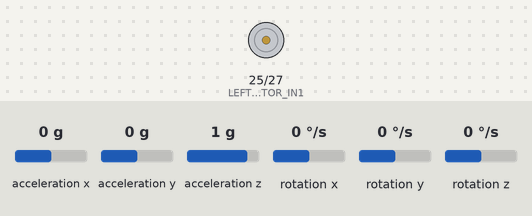
Bench run of a sketch on a simulated ESP32. Shown: motor-driver pin pairs drawn as motors (green arrow = first pin HIGH = forward, orange = second pin HIGH = backward, longer = more drive). Wiring (inferred from the names in the program): MPU-9250 motion sensor at I2C address 0x68. Inputs (shaded band) come from the test bench; at power-on: acceleration x 0 g, acceleration y 0 g, acceleration z 1 g, rotation x 0 °/s, rotation y 0 °/s, rotation z 0 °/s. What the sketch prints to the serial monitor is not drawn.

Above: at 1.1 s.
At 2.7 s:
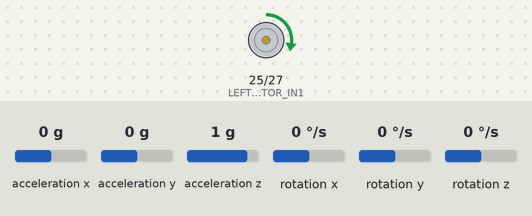
Timing chart, 0 to 4.2 s (numbered marks = the images above):
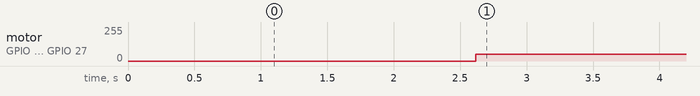

The sketch:

ROtate_one_motor_90_degress.ino
```cpp
#include <Wire.h>
#include <math.h>

// --- MPU9250 Setup ---
#define MPU9250_ADDR 0x68
#define GYRO_SENS 32.8 // ±1000 °/s -> 32.8 LSB/(°/s)
float yaw = 0;
unsigned long prevTime = 0;
float gz_offset = -114;

// --- Motor Pins ---
#define LEFT_MOTOR_IN1 25
#define LEFT_MOTOR_IN2 27

// --- I2C Pins ---
#define SDA 17
#define SCL 14

// --- Functions for MPU9250 ---
void writeRegister(uint8_t reg, uint8_t value) {
  Wire.beginTransmission(MPU9250_ADDR);
  Wire.write(reg);
  Wire.write(value);
  Wire.endTransmission();
}

void readRegisters(uint8_t reg, uint8_t count, uint8_t *dest) {
  Wire.beginTransmission(MPU9250_ADDR);
  Wire.write(reg);
  Wire.endTransmission(false);
  Wire.requestFrom(MPU9250_ADDR, count);
  for (uint8_t i = 0; i < count; i++) dest[i] = Wire.read();
}

void calibrateGyroZ() {
  uint8_t data[6];
  int32_t gz_sum = 0;
  Serial.println("Calibrating Gyro Z...");
  for (int i = 0; i < 500; i++) {
    readRegisters(0x43, 6, data);
    gz_sum += (int16_t)((data[4] << 8) | data[5]);
    delay(2);
  }
  gz_offset = gz_sum / 500.0;
  Serial.println("✅ Gyro Z calibration done!");
}

// --- Motor control ---
void LeftMotorPower(int power) {
  power = constrain(power, -255, 255);
  if (power > 0) {
    analogWrite(LEFT_MOTOR_IN1, power);
    analogWrite(LEFT_MOTOR_IN2, 0);
  } else if (power < 0) {
    analogWrite(LEFT_MOTOR_IN1, 0);
    analogWrite(LEFT_MOTOR_IN2, -power);
  } else {
    analogWrite(LEFT_MOTOR_IN1, 0);
    analogWrite(LEFT_MOTOR_IN2, 0);
  }
}

void setup() {
  Serial.begin(115200);
  Wire.begin(SDA, SCL);
  delay(1000);

  pinMode(LEFT_MOTOR_IN1, OUTPUT);
  pinMode(LEFT_MOTOR_IN2, OUTPUT);

  // Initialize MPU
  writeRegister(0x6B, 0x00);  // Wake up
  delay(100);
  writeRegister(0x1B, 0x10);  // ±1000°/s
  delay(100);

  calibrateGyroZ();
  prevTime = millis();
  Serial.println("Starting rotation...");
}

void loop() {
  uint8_t rawData[14];
  readRegisters(0x3B, 14, rawData);

  float gz = ((int16_t)((rawData[12] << 8) | rawData[13]) - gz_offset) / GYRO_SENS;

  unsigned long currTime = millis();
  float dt = (currTime - prevTime) / 1000.0;
  prevTime = currTime;

  yaw += gz * dt;
  float absYaw = fabs(yaw);

  Serial.print("Yaw: ");
  Serial.print(yaw, 2);
  Serial.print(" | AbsYaw: ");
  Serial.println(absYaw, 2);

  // --- Rotate until ±90 degrees reached ---
  if (absYaw < 90.0) {
    // Smooth slowdown: lower PWM as we approach target
    int baseSpeed = 50; // normal slow speed
    int minSpeed = 25;  // near stop
    float slowZone = 20.0; // degrees before stopping

    int pwm = baseSpeed;
    if (absYaw > (90.0 - slowZone)) {
      pwm = map(absYaw, 90.0 - slowZone, 90.0, baseSpeed, minSpeed);
    }
    pwm = constrain(pwm, minSpeed, baseSpeed);

    LeftMotorPower(pwm);
  } else {
    LeftMotorPower(0);
    Serial.println("🛑 Target reached: ±90°");
    while (1); // Stop permanently
  }

  delay(20);
}
```

Measured:
- by itself, motor on GPIO 25 (LEFT_MOTOR_IN1) / GPIO 27 (LEFT_MOTOR_IN2): stopped → forward 50/255 at 2.6 s
